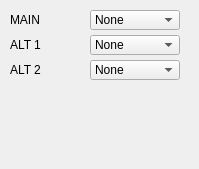
      <widget class="QWidget" name="YOLO_PAGE">
       <widget class="QFrame" name="YOLO_GRP">
        <property name="geometry">
         <rect>
          <x>0</x>
          <y>0</y>
          <width>190</width>
          <height>160</height>
         </rect>
        </property>
        <property name="frameShadow">
         <enum>QFrame::Raised</enum>
        </property>
        <widget class="QLabel" name="YOLO_MAIN_LABEL">
         <property name="geometry">
          <rect>
           <x>10</x>
           <y>10</y>
           <width>80</width>
           <height>20</height>
          </rect>
         </property>
         <property name="text">
          <string>MAIN</string>
         </property>
        </widget>
        <widget class="QComboBox" name="MAIN_MODEL_LIST">
         <property name="geometry">
          <rect>
           <x>90</x>
           <y>10</y>
           <width>90</width>
           <height>20</height>
          </rect>
         </property>
         <item>
          <property name="text">
           <string>None</string>
          </property>
         </item>
         <item>
          <property name="text">
           <string>Visible Light</string>
          </property>
         </item>
         <item>
          <property name="text">
           <string>Thermal</string>
          </property>
         </item>
         <item>
          <property name="text">
           <string>Gated</string>
          </property>
         </item>
        </widget>
        <widget class="QLabel" name="YOLO_ALT1_LABEL">
         <property name="geometry">
          <rect>
           <x>10</x>
           <y>35</y>
           <width>80</width>
           <height>20</height>
          </rect>
         </property>
         <property name="text">
          <string>ALT 1</string>
         </property>
        </widget>
        <widget class="QComboBox" name="ALT1_MODEL_LIST">
         <property name="geometry">
          <rect>
           <x>90</x>
           <y>35</y>
           <width>90</width>
           <height>20</height>
          </rect>
         </property>
         <item>
          <property name="text">
           <string>None</string>
          </property>
         </item>
         <item>
          <property name="text">
           <string>Visible Light</string>
          </property>
         </item>
         <item>
          <property name="text">
           <string>Thermal</string>
          </property>
         </item>
         <item>
          <property name="text">
           <string>Gated</string>
          </property>
         </item>
        </widget>
        <widget class="QLabel" name="YOLO_ALT2_LABEL">
         <property name="geometry">
          <rect>
           <x>10</x>
           <y>60</y>
           <width>80</width>
           <height>20</height>
          </rect>
         </property>
         <property name="text">
          <string>ALT 2</string>
         </property>
        </widget>
        <widget class="QComboBox" name="ALT2_MODEL_LIST">
         <property name="geometry">
          <rect>
           <x>90</x>
           <y>60</y>
           <width>90</width>
           <height>20</height>
          </rect>
         </property>
         <item>
          <property name="text">
           <string>None</string>
          </property>
         </item>
         <item>
          <property name="text">
           <string>Visible Light</string>
          </property>
         </item>
         <item>
          <property name="text">
           <string>Thermal</string>
          </property>
         </item>
         <item>
          <property name="text">
           <string>Gated</string>
          </property>
         </item>
        </widget>
       </widget>
      </widget>
